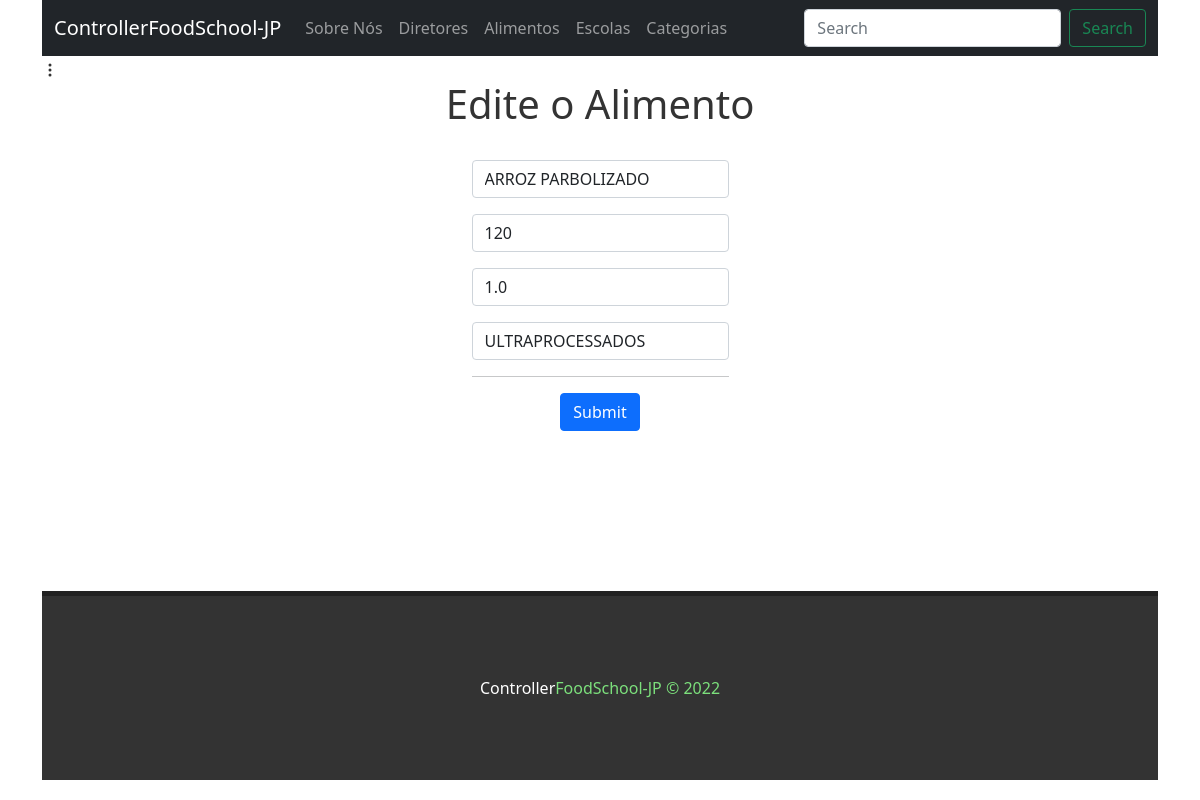
Page /edit/2 on the committed database.
### food/models.py (models this page shows, shortened)
class Food(models.Model):
   name = models.CharField(max_length=255)
   validity = models.DateField()
   quantity = models.IntegerField(null=True)
   weight = models.FloatField(null = True)
   category = models.ForeignKey(Category, on_delete=models.CASCADE)
   created_at = models.DateTimeField(auto_now_add=True)
   updated_at = models.DateTimeField(auto_now=True)

### category/models.py (models this page shows)
class Category(models.Model):
    name = models.CharField(max_length=255)
    created_at = models.DateTimeField(auto_now_add=True)
    updated_at = models.DateTimeField(auto_now=True)
    def __str__(self):
        return self.name

### food/views.py (the view)
# urls.py: path('edit/<int:id>', views.edit, name='edit category'),
def edit(request, id):
    food = Food.objects.get(id=id)
    categorys = Category.objects.all()
    return render( request, 'food/edit.html', {'food': food, 'categorys':categorys})

### food/templates/food/edit.html (shortened to what this page needs)
{% extends 'base.html' %}
{% block content %}
<div class="content">
    <h1>Edite o Alimento</h1>
</div>
<br>
<div class="content">
    <div class="form-content">
        <form action="update/{{food.id}}" method="POST">
            <div class="mb-3">
              <input type="text"  name='name' value="{{food.name}}" placeholder="Alimento" width="50px" class="form-control" >
            </div>
            <div class="mb-3">
              <input type="number" name="quantity" value="{{food.quantity}}"placeholder="Quantidade" class="form-control" >
            </div>
            <div class="mb-3">
              <input type="number" name="weight"value="{{food.weight}}" placeholder="peso em gramas" class="form-control" >
            </div>
            <div class="mb-3">
              <input class="form-control" list="datalistOptions" id="exampleDataList" name="category" value="{{food.category}}" placeholder="categoria">
          </div>
            <hr>
            <div class="content">
              <button type="submit" id="btn" class="btn btn-primary">Submit</button>
            </div>
          </form>
    </div>
</div>
{% endblock %}

### about/static/styles/style.css (style rules this page uses)
h1 { color:#333; }
.content { display: flex; align-items: center; justify-content: center; }

### rows in the picture
Food: name "ARROZ PARBOLIZADO", quantity "120", category "ULTRAPROCESSADOS"
